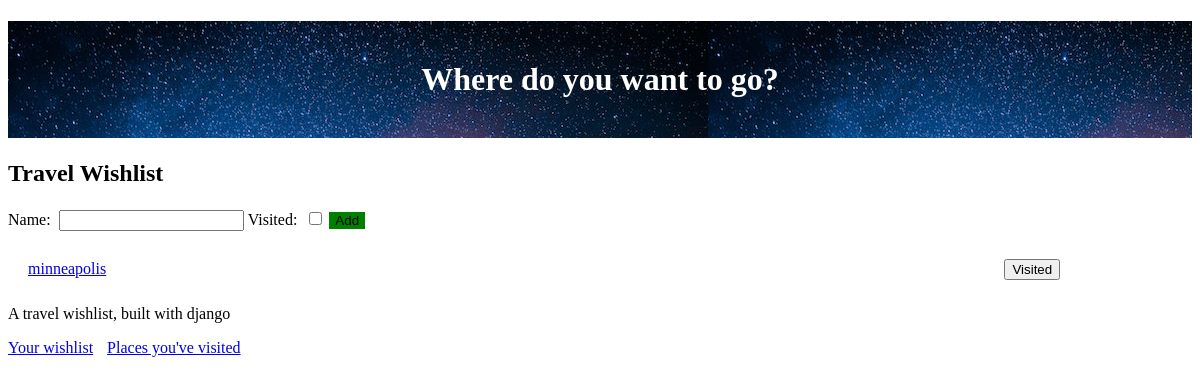
Before: / (signed in) with the older database file.
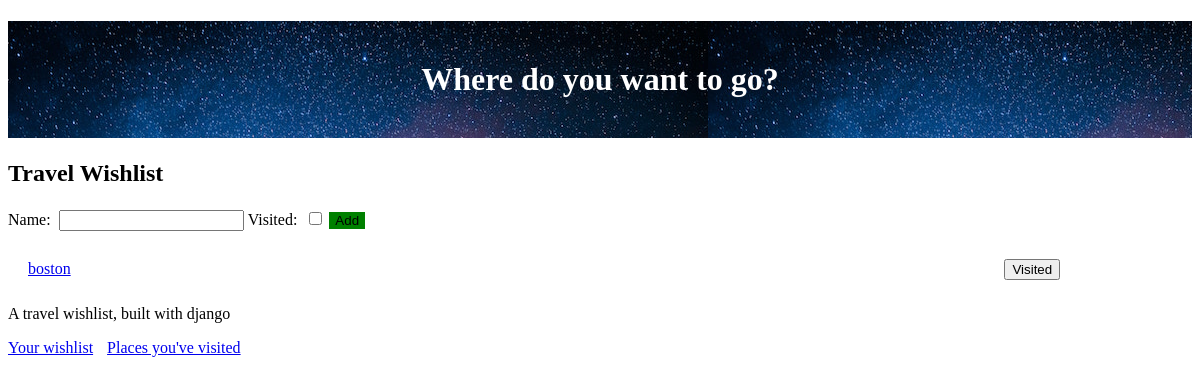
After: the same page with the newer database file.
### travel_wishlist/models.py (models this page shows, shortened)
class Place(models.Model):
    user = models.ForeignKey('auth.User', null=False, on_delete=models.CASCADE)
    name = models.CharField(max_length=200)
    visited = models.BooleanField(default=False)
    notes = models.TextField(blank=True, null=True)
    date_visited = models.DateField(blank=True, null=True)
    photo = models.ImageField(upload_to='user_images/', blank=True, null=True)

### travel_wishlist/views.py (the view, shortened to what this page needs)
# urls.py: path('', views.place_list, name='place_list'),
@login_required
def place_list(request):
    places = Place.objects.filter(user=request.user).filter(visited=False).order_by('name')
    new_place_form = NewPlaceForm()
    return render(request, 'travel_wishlist/wishlist.html', {'places': places, 'new_place_form': new_place_form})

### travel_wishlist/forms.py
class NewPlaceForm(forms.ModelForm):
   class Meta:
       model = Place
       fields = ('name', 'visited')

### travel_wishlist/templates/travel_wishlist/wishlist.html (shortened to what this page needs)
{% extends 'travel_wishlist/base.html' %}
{% block content %}
<h2>Travel Wishlist</h2>
<form method="POST" action="{% url 'place_list' %}">
    {{ new_place_form }}
    <button id="add-new-place" type="submit">Add</button>
</form>
{% for place in places %}
<div class="wishlist-place">
    <span id="place-name- {{ place.pk }}" class="place-name">
        <a href="{% url 'place_details'  place.pk %}">{{ place.name }}</a>
    </span>
    <form class="visited-form" method='POST' action="{% url 'place_was_visited' place.pk %}">
        <button id="visited-button-{{ place.pk }}">Visited</button>
    </form>
</div>
{% empty %}
<p>You have no places in your wishlist</p>
{% endfor %}
{% endblock %}

### travel_wishlist/templates/travel_wishlist/base.html (shortened to what this page needs)
{% load static %}
<!DOCTYPE html>
<html>
    <head>
        <link rel="stylesheet" href="https://unpkg.com/sakura.css/css/sakura.css" type="text/css">
        <link rel="stylesheet" href="{% static 'css/style.css' %}" type="text/css">
    </head>
    <h1 id="site-header" style="background: url('{% static 'img/jtree.jpg' %}') ">
        Where do you want to go?</h1>
    <body>
        {% block content %}
        {% endblock%}
    </body>
    <div>
        <p>A travel wishlist, built with django</p>
        <a class="nav-link" href="{% url 'place_list' %}">Your wishlist</a>
        <a class="nav-link" href="{% url 'places_visited' %}">Places you've visited</a>
    </div>
</html>

### travel_wishlist/static/css/style.css (style rules this page uses)
#site-header { background: 0 0 repeat-x; color: white; padding: 40px 0 40px 0px; text-align: center; }
.nav-link { margin-right: 10px; }
label { display: inline-block; padding-right: 8px; }
button { margin: 5px 0px 5px 0; }
div.wishlist-place { margin: 20px; }
.wishlist-place .place-name { width: 85%; display: inline-block; word-wrap: break-word; }
form.visited-form { display: inline-block; width: 10%; }
#add-new-place { background-color: green; border: darkgreen; }

Changed rows visible on the page:
no longer on this page (row edited): Place: name "minneapolis"
added Place: name "boston"
